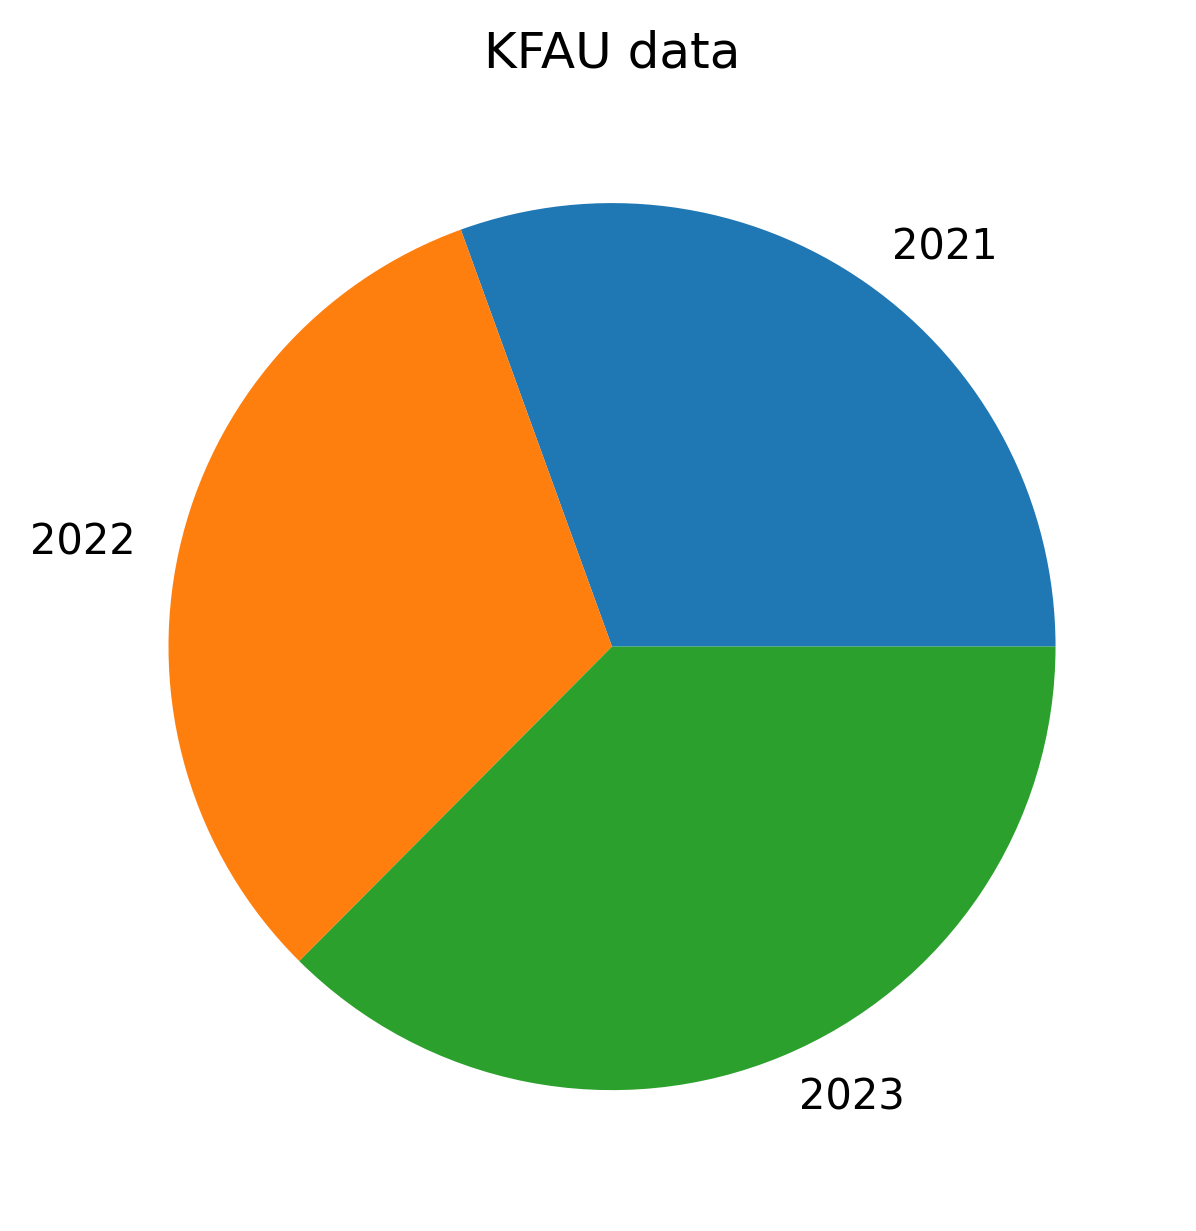

Write the Python code that produced this figure.
import matplotlib
#matplotlib.use('TkAgg')  # Use Tkinter backend
import matplotlib.pyplot as plt
import numpy as np

ylabels = ["2021", "2022", "2023"]
y = np.array([1121, 1175, 1375])

plt.pie(y, labels = ylabels)

plt.title("KFAU data")
plt.savefig('pieChart.png', dpi=300, bbox_inches='tight')
plt.show()
